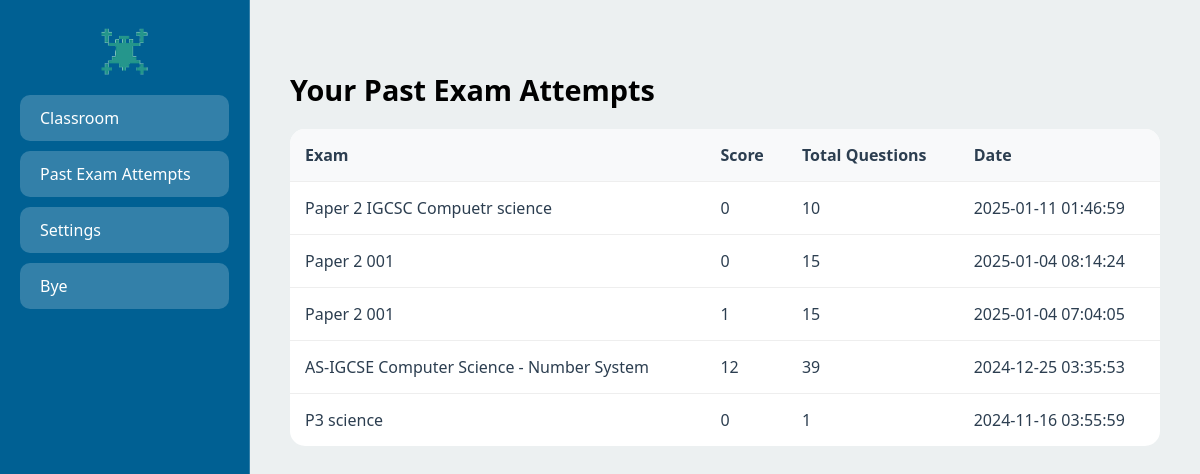
/attempts (signed in), run on an earlier commit of the app's database.
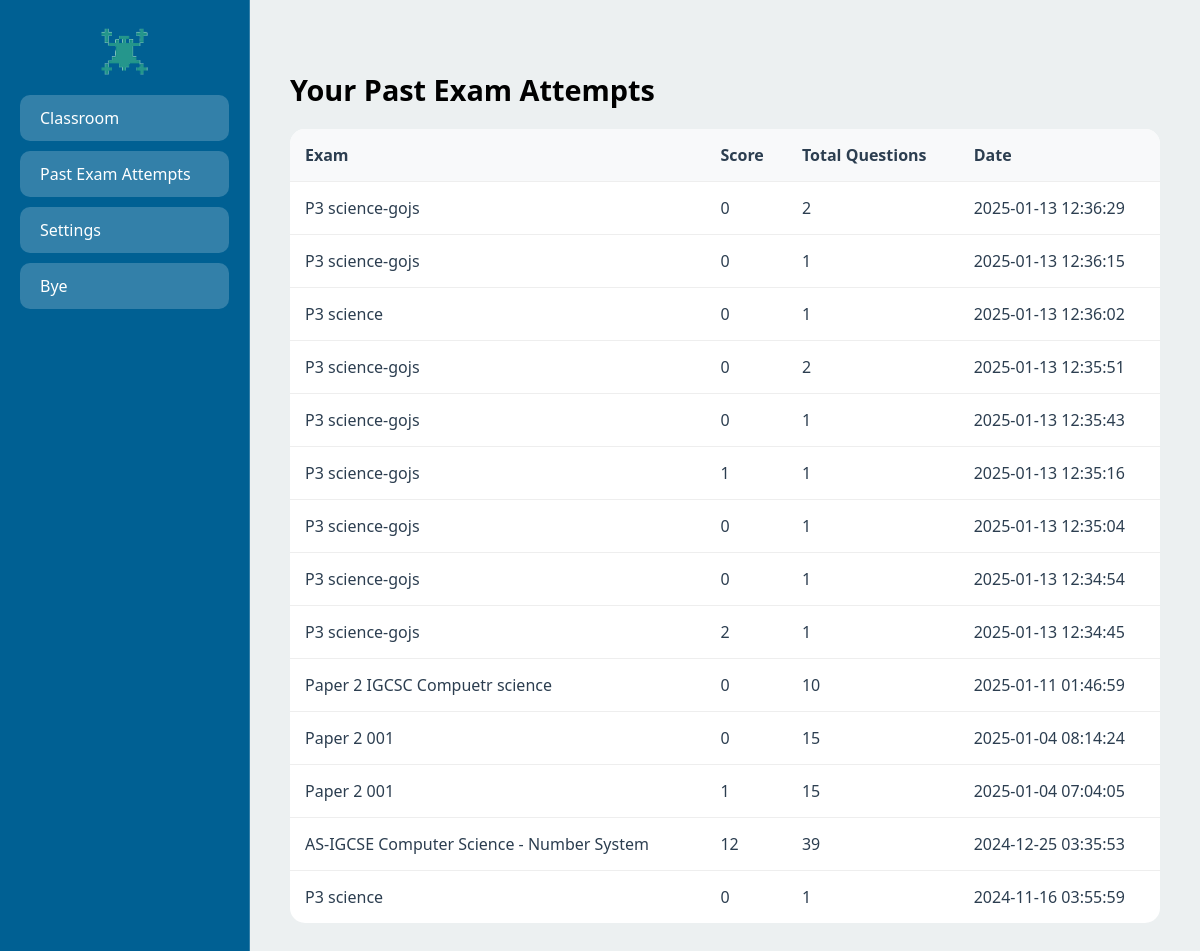
And on a later commit of the database.
### app.py (models this page shows)
class ExamAttempt(db.Model):
    id = db.Column(db.Integer, primary_key=True)
    user_id = db.Column(db.Integer, db.ForeignKey('user.id'), nullable=False)
    exam_id = db.Column(db.Integer, db.ForeignKey('exam.id'), nullable=False)
    score = db.Column(db.Integer, nullable=False)
    total_questions = db.Column(db.Integer, nullable=False)
    attempt_date = db.Column(db.DateTime, default=datetime.utcnow)
    user = db.relationship('User', backref='attempts', lazy=True)
    exam = db.relationship('Exam', backref='attempts', lazy=True)

class Exam(db.Model):
    __tablename__ = 'exam'
    id = db.Column(db.Integer, primary_key=True)
    title = db.Column(db.String(100), nullable=False)
    questions = db.relationship('Question', backref='exam', lazy=True)

### app.py (the view)
@app.route("/attempts")
@login_required
def attempts():
    attempts = ExamAttempt.query.filter_by(user_id=current_user.id).order_by(ExamAttempt.attempt_date.desc()).all()
    return render_template("attempts.html", attempts=attempts)

### app.py (called while the page is built)
@login_manager.user_loader
def load_user(user_id):
    return User.query.get(int(user_id))

### templates/attempts.html (shortened to what this page needs)
<!DOCTYPE html>
<html lang="en">
<head>
</head>
<body>
    <div class="sidebar">
     <center> <img src="static/logo.png" alt="Backbench Logo"></center>
            <a href="{{ url_for('user_home') }}" class="sidebar-button">Classroom</a>
            <a href="{{ url_for('attempts') }}" class="sidebar-button">Past Exam Attempts</a>
            <a href="{{ url_for('settings') }}" class="sidebar-button">Settings</a>
        <a href="{{ url_for('logout') }}" class="sidebar-button">Bye</a>
    </div>
    <div class="content">
        <h2>Your Past Exam Attempts</h2>
        <table class="attempts-table">
            <thead>
                <tr>
                    <th>Exam</th>
                    <th>Score</th>
                    <th>Total Questions</th>
                    <th>Date</th>
                </tr>
            </thead>
            <tbody>
                {% for attempt in attempts %}
                <tr>
                    <td>{{ attempt.exam.title }}</td>
                    <td>{{ attempt.score }}</td>
                    <td>{{ attempt.total_questions }}</td>
                    <td>{{ attempt.attempt_date.strftime('%Y-%m-%d %H:%M:%S') }}</td>
                </tr>
                {% endfor %}
            </tbody>
        </table>
    </div>
</body>
</html>

### templates/attempts.html (style rules this page uses)
* { box-sizing: border-box; margin: 0; padding: 0; font-family: 'Segoe UI', Tahoma, Geneva, Verdana, sans-serif; }
body { background: linear-gradient(135deg, #6a11cb 0%, #2575fc 100%); min-height: 100vh; display: flex; }
.sidebar { width: 250px; background: #006093; backdrop-filter: blur(10px); padding: 20px; border-right: 1px solid rgba(255, 255, 255, 0.2); }
.sidebar-button { display: block; padding: 12px 20px; margin: 10px 0; background: rgba(255, 255, 255, 0.2); color: white; text-decoration: none; border-radius: 10px; transition: all 0.3s ease; }
.content { flex: 1; padding: 40px; color: black; background: #ecf0f1; }
h2 { margin: 30px 0 20px; font-size: 1.8em; }
.attempts-table { width: 100%; background: white; border-radius: 15px; overflow: hidden; border-collapse: collapse; }
.attempts-table th, .attempts-table td { padding: 15px; text-align: left; color: #2c3e50; border-bottom: 1px solid #eee; }
.attempts-table th { background: #f8f9fa; font-weight: 600; }
.attempts-table tr:last-child td { border-bottom: none; }

What changed in the data, as far as the page shows it:
added ExamAttempt: exam "P3 science-gojs", score "0", total_questions "2", attempt_date "2025-01-13 12:36:29"
added ExamAttempt: exam "P3 science-gojs", score "0", total_questions "1", attempt_date "2025-01-13 12:36:15"
added ExamAttempt: exam "P3 science", score "0", total_questions "1", attempt_date "2025-01-13 12:36:02"
added ExamAttempt: exam "P3 science-gojs", score "0", total_questions "2", attempt_date "2025-01-13 12:35:51"
added ExamAttempt: exam "P3 science-gojs", score "0", total_questions "1", attempt_date "2025-01-13 12:35:43"
added ExamAttempt: exam "P3 science-gojs", score "1", total_questions "1", attempt_date "2025-01-13 12:35:16"
added ExamAttempt: exam "P3 science-gojs", score "0", total_questions "1", attempt_date "2025-01-13 12:35:04"
added ExamAttempt: exam "P3 science-gojs", score "0", total_questions "1", attempt_date "2025-01-13 12:34:54"
added ExamAttempt: exam "P3 science-gojs", score "2", total_questions "1", attempt_date "2025-01-13 12:34:45"
